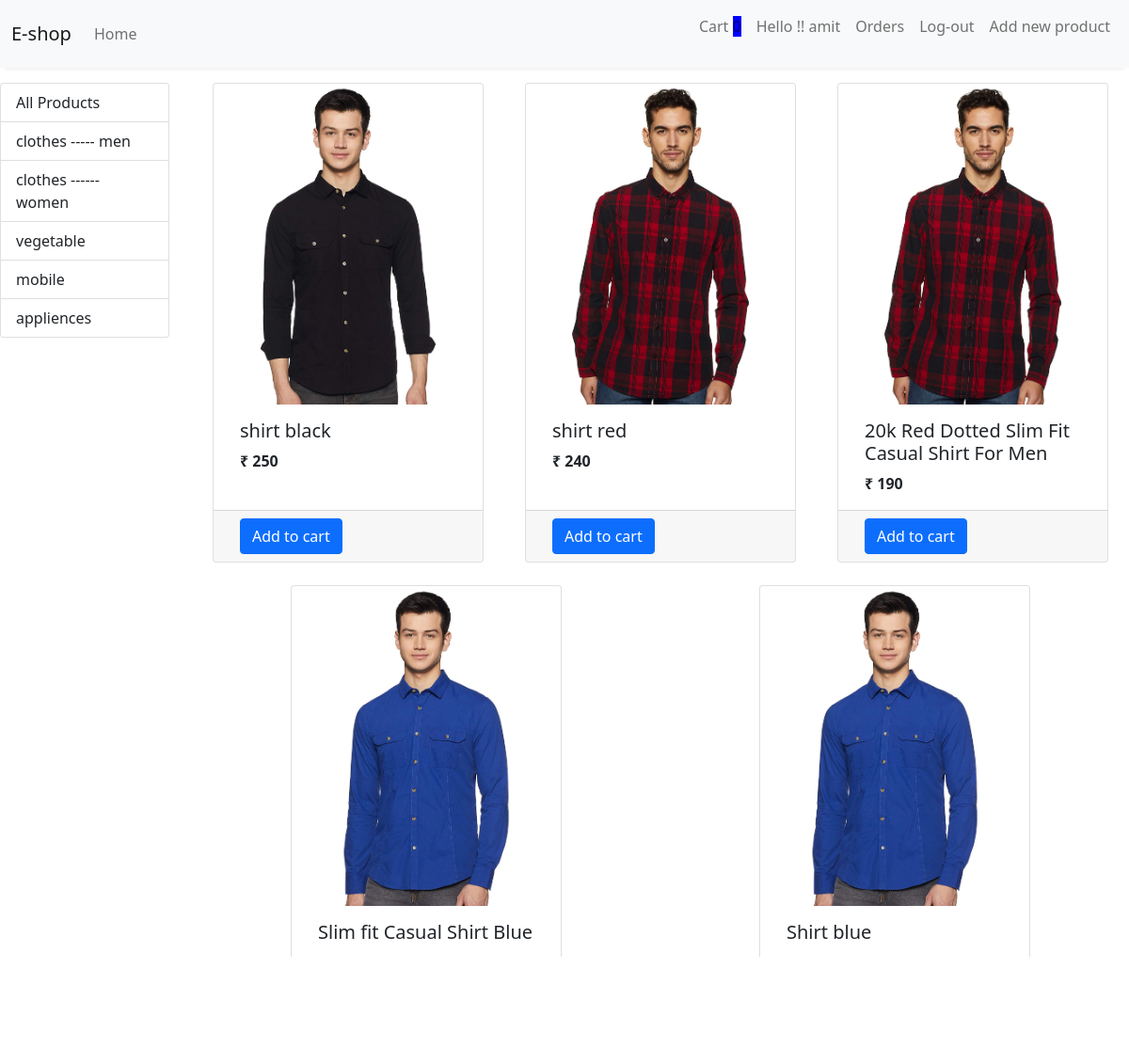
Screenshot of /?category=3 (signed in) with the database file from the repository.
### store/models/category.py (models this page shows)
class Category(models.Model):
    name=models.CharField(max_length=20)
    @staticmethod
    def get_all_category():
        return Category.objects.all()
    def __str__(self) -> str:
        return self.name

### store/models/product_models.py (models this page shows, shortened)
class Product(models.Model):
    name=models.CharField(max_length=50)
    price=models.IntegerField(default=0)
    category= models.ForeignKey(Category,on_delete=models.CASCADE,default=1)
    description=models.CharField(max_length=200,default='',null=True,blank=True)
    image=models.ImageField(upload_to='uploads/product/')
    @staticmethod
    def get_all_product():
        return Product.objects.all()
    @staticmethod
    def get_all_product_by_category_id(category_id):
        return Product.objects.filter(category_id=category_id)

### store/views/home.py (the view, shortened to what this page needs)
# urls.py: path('',Index.as_view(),name="homepage"),
class Index(View):
    def get(self,request):
        cart=request.session.get('cart')
        if not cart:
            request.session['cart']={}
        products=Product.get_all_product()
        category=Category.get_all_category()
        category_id=request.GET.get('category')
        if category_id:
            products=Product.get_all_product_by_category_id(category_id)
        return render(request,'index.html',{'products':products,"categories":category})

### store/templatetags/cart.py (called while the page is built)
@register.filter(name='is_in_cart')
def is_in_cart(product,cart):
    keys = cart.keys()
    for id in keys:
        if int(id) == product.id:
            return True
    return False

### store/templatetags/custom_filter.py (called while the page is built)
@register.filter(name='rupee')
def rupee(number):
    return "₹ "+str(number)

### store/templates/index.html (shortened to what this page needs)
{% extends 'base.html' %}
{% block content %}
{% load cart %}
{% load custom_filter %}
<div class="row">
    <div class="container-fluid mt-3">
        <div class="row">
            <div class="col-lg-2 mx-auto">
                <div class="list-group ">
                    <a href="/" class="list-group-item list-group-item-action">All Products</a>
                    {% for category in categories %}
                    <a href="/?category={{category.id}}" class="list-group-item list-group-item-action">{{category}}</a>
                    {% endfor %}
                </div>
            </div>
            <div class="col-lg-10">
                <div class="row mx-auto">
                    {% for product in products %}
                    <div class="card mx-auto mb-4" id={{product.id}} style="width: 18rem;">
                        <img src="/media/{{product.image}}" class="card-img-top" alt="...">
                        <div class="card-body ">
                            <h5 class="card-title">{{product.name}}</h5>
                            <p class="card-text"><b>{{product.price|rupee}}</b></p>
                        </div>
                        <div class="card-footer row no-gutters">
                            {% if not product|is_in_cart:request.session.cart %}
                            <form action="/#{{product.id}}" method="post" class="btn-block">
                                <input type="submit" class="btn btn-primary" value="Add to cart">
                            </form>
{% endif %}
                        </div>
                    </div>
                    {% endfor %}
                </div>
            </div>
        </div>
    </div>
</div>
{% endblock %}

### rows the page displays
Category: name "clothes ----- men"
Category: name "clothes ------ women"
Category: name "vegetable"
Category: name "mobile"
Category: name "appliences"
Product: image (picture), name "shirt black", price "₹ 250"
Product: image (picture), name "shirt red", price "₹ 240"
Product: image (picture), name "20k Red Dotted Slim Fit Casual Shirt For Men", price "₹ 190"
Product: image (picture), name "Slim fit Casual Shirt Blue"
Product: image (picture), name "Shirt blue"

### other values shown
{{ request.session.cart.keys|length }} "0"
{{ request.session.name }} "amit"
